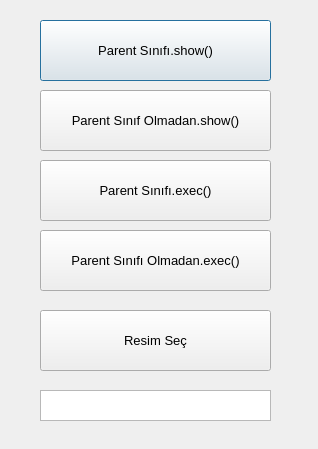
<?xml version="1.0" encoding="UTF-8"?>
<ui version="4.0">
 <class>Dialog</class>
 <widget class="QDialog" name="Dialog">
  <property name="geometry">
   <rect>
    <x>0</x>
    <y>0</y>
    <width>318</width>
    <height>449</height>
   </rect>
  </property>
  <property name="windowTitle">
   <string>Dialog</string>
  </property>
  <widget class="QPushButton" name="btnParentShow">
   <property name="geometry">
    <rect>
     <x>40</x>
     <y>20</y>
     <width>231</width>
     <height>61</height>
    </rect>
   </property>
   <property name="font">
    <font>
     <pointsize>10</pointsize>
    </font>
   </property>
   <property name="text">
    <string>Parent Sınıfı.show()</string>
   </property>
  </widget>
  <widget class="QPushButton" name="btnNoParentShow">
   <property name="geometry">
    <rect>
     <x>40</x>
     <y>90</y>
     <width>231</width>
     <height>61</height>
    </rect>
   </property>
   <property name="font">
    <font>
     <pointsize>10</pointsize>
    </font>
   </property>
   <property name="text">
    <string>Parent Sınıf Olmadan.show()</string>
   </property>
  </widget>
  <widget class="QPushButton" name="btnParentExec">
   <property name="geometry">
    <rect>
     <x>40</x>
     <y>160</y>
     <width>231</width>
     <height>61</height>
    </rect>
   </property>
   <property name="font">
    <font>
     <pointsize>10</pointsize>
    </font>
   </property>
   <property name="text">
    <string>Parent Sınıfı.exec()</string>
   </property>
  </widget>
  <widget class="QPushButton" name="btnNoParentExec">
   <property name="geometry">
    <rect>
     <x>40</x>
     <y>230</y>
     <width>231</width>
     <height>61</height>
    </rect>
   </property>
   <property name="font">
    <font>
     <pointsize>10</pointsize>
    </font>
   </property>
   <property name="text">
    <string>Parent Sınıfı Olmadan.exec()</string>
   </property>
  </widget>
  <widget class="QPushButton" name="btnResimSec">
   <property name="geometry">
    <rect>
     <x>40</x>
     <y>310</y>
     <width>231</width>
     <height>61</height>
    </rect>
   </property>
   <property name="font">
    <font>
     <pointsize>10</pointsize>
    </font>
   </property>
   <property name="text">
    <string>Resim Seç</string>
   </property>
  </widget>
  <widget class="QTextEdit" name="textEdit">
   <property name="geometry">
    <rect>
     <x>40</x>
     <y>390</y>
     <width>231</width>
     <height>31</height>
    </rect>
   </property>
  </widget>
 </widget>
 <resources/>
 <connections/>
</ui>
